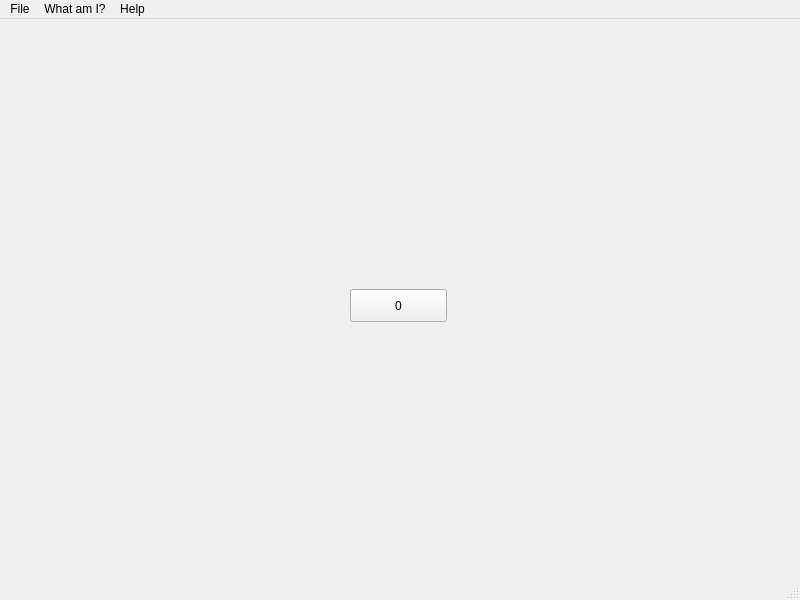
<?xml version="1.0" encoding="UTF-8"?>
<ui version="4.0">
 <class>MainWindow</class>
 <widget class="QMainWindow" name="MainWindow">
  <property name="geometry">
   <rect>
    <x>0</x>
    <y>0</y>
    <width>800</width>
    <height>600</height>
   </rect>
  </property>
  <property name="windowTitle">
   <string>MainWindow</string>
  </property>
  <property name="windowIcon">
   <iconset>
    <normaloff>../../../Pictures/smug.png</normaloff>../../../Pictures/smug.png</iconset>
  </property>
  <widget class="QWidget" name="centralwidget">
   <widget class="QPushButton" name="pushButton">
    <property name="geometry">
     <rect>
      <x>350</x>
      <y>270</y>
      <width>97</width>
      <height>33</height>
     </rect>
    </property>
    <property name="text">
     <string>0</string>
    </property>
   </widget>
  </widget>
  <widget class="QMenuBar" name="menubar">
   <property name="geometry">
    <rect>
     <x>0</x>
     <y>0</y>
     <width>800</width>
     <height>29</height>
    </rect>
   </property>
   <widget class="QMenu" name="menuWhat_am_I">
    <property name="title">
     <string>What am I?</string>
    </property>
    <addaction name="actionA_menu_item"/>
   </widget>
   <widget class="QMenu" name="menuHelp">
    <property name="title">
     <string>Help</string>
    </property>
    <addaction name="actionAbout"/>
   </widget>
   <widget class="QMenu" name="menuFile">
    <property name="title">
     <string>File</string>
    </property>
    <addaction name="actionExit"/>
   </widget>
   <addaction name="menuFile"/>
   <addaction name="menuWhat_am_I"/>
   <addaction name="menuHelp"/>
  </widget>
  <widget class="QStatusBar" name="statusbar"/>
  <action name="actionA_menu_item">
   <property name="checkable">
    <bool>true</bool>
   </property>
   <property name="icon">
    <iconset theme="face-surprise"/>
   </property>
   <property name="text">
    <string>A menu item.</string>
   </property>
  </action>
  <action name="actionAbout">
   <property name="icon">
    <iconset theme="help-about"/>
   </property>
   <property name="text">
    <string>About</string>
   </property>
  </action>
  <action name="actionExit">
   <property name="icon">
    <iconset theme="application-exit"/>
   </property>
   <property name="text">
    <string>Quit</string>
   </property>
   <property name="shortcut">
    <string>Ctrl+Q</string>
   </property>
  </action>
 </widget>
 <resources/>
 <connections/>
</ui>
